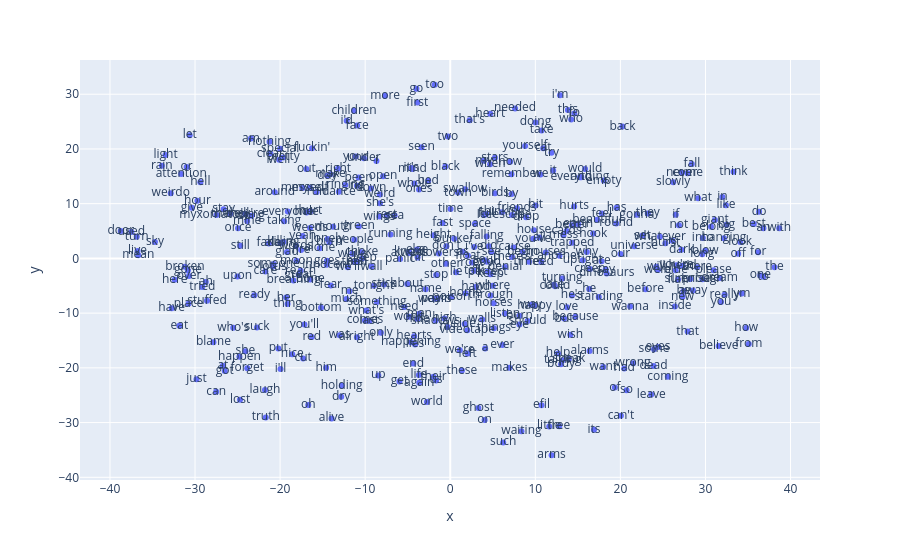

Here is the notebook cell this chart was saved with:
### Markdown cell above
### Visualización en 2D

### Code cell
_vecs, labels = reduce_dimensions(w2v_model)

MAX_WORDS=383
fig = px.scatter(x=vecs[:MAX_WORDS,0], y=vecs[:MAX_WORDS,1], text=labels[:MAX_WORDS])
#fig.show() 
fig.show(renderer="colab") # esto para plotly en colab

### Figure 1 — Plotly figure (JSON) as saved in the notebook; plotly's stock layout.template omitted (floating-point values rounded to 4 significant figures; data arrays with more than 128 entries replaced by an {"elided": "..."} marker saying what was removed)
{"data": [{"hovertemplate": "x=%{x}<br>y=%{y}<br>text=%{text}<extra></extra>", "legendgroup": "", "marker": {"color": "#636efa", "symbol": "circle"}, "mode": "markers+text", "name": "", "orientation": "v", "showlegend": false, "text": {"elided": "383 str values"}, "type": "scatter", "x": {"elided": "383 float values"}, "xaxis": "x", "y": {"elided": "383 float values"}, "yaxis": "y"}], "layout": {"legend": {"tracegroupgap": 0}, "margin": {"t": 60}, "xaxis": {"anchor": "y", "domain": [0, 1], "title": {"text": "x"}}, "yaxis": {"anchor": "x", "domain": [0, 1], "title": {"text": "y"}}}}
